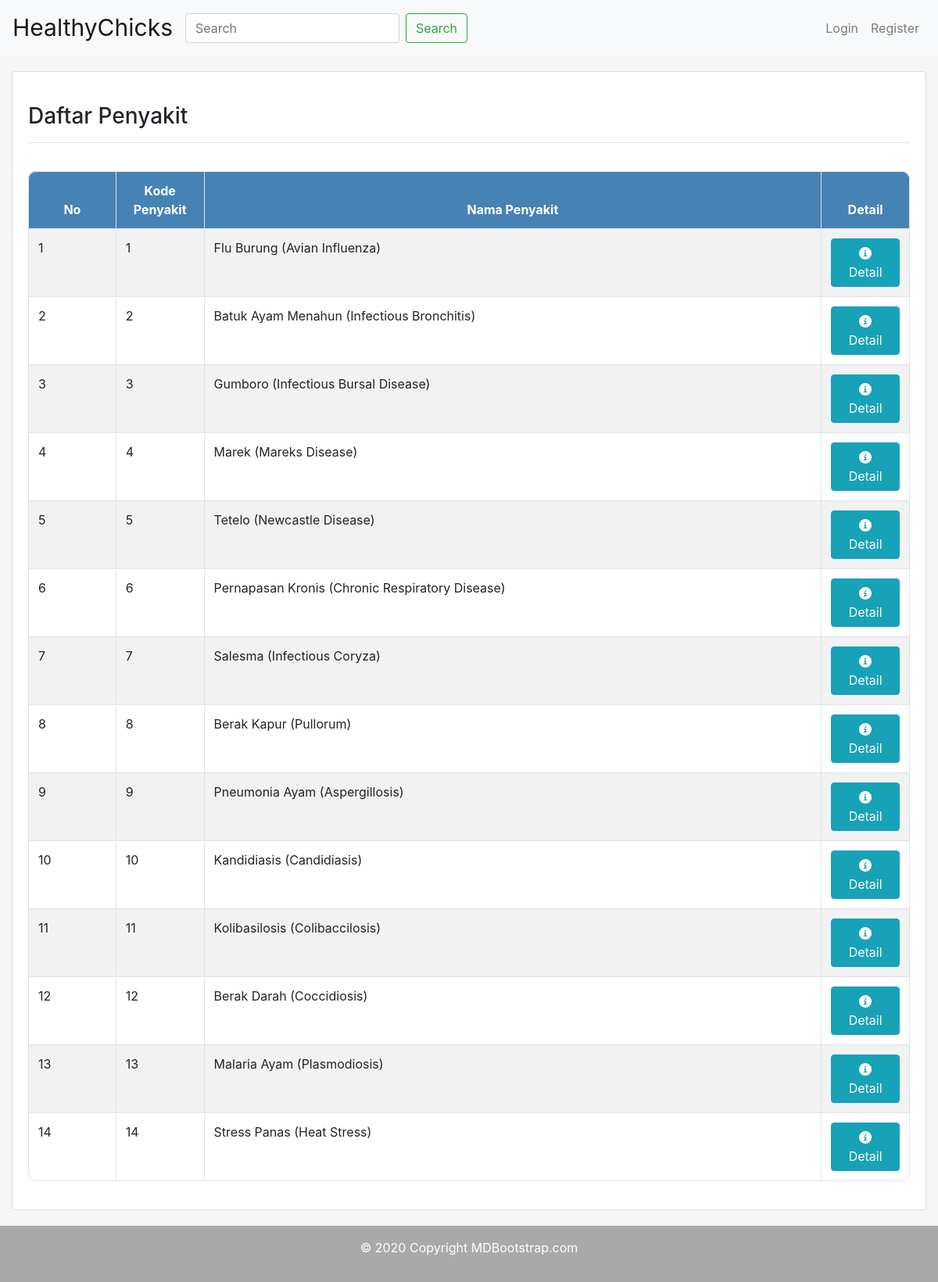
Screenshot of /penyakit.php with the database file from the repository.
### tables this page shows
CREATE TABLE `tb_penyakit` (
  `kd_penyakit` int(11) NOT NULL,
  `nama_penyakit` varchar(50) DEFAULT NULL
);

### penyakit.php (the view, shortened to what this page needs)
<!DOCTYPE html>
<html>
<head>
	<link rel="stylesheet" href="https://maxcdn.bootstrapcdn.com/bootstrap/4.4.1/css/bootstrap.min.css">
</head>
<body>
	<div class="main-bg">
		<nav class="navbar navbar-expand-md navbar-light bg-light">
        	<a class="navbar-brand" href="index.php">HealthyChicks</a>
	        <div class="collapse navbar-collapse" id="navbarNav">
	            <ul class="navbar-nav mr-auto">
	                <form class="form-inline my-2 my-lg-0">
				    	<input class="form-control mr-sm-2" type="search" placeholder="Search" aria-label="Search">
				    	<button class="btn btn-outline-success my-2 my-sm-0" type="submit">Search</button>
				    </form>
	            </ul>
	            <ul class="navbar-nav">
	                <li class="nav-item">
	                    <a class="nav-link" href="main/login_member.php">Login</a>
	                </li>
	                <li class="nav-item">
	                    <a class="nav-link" href="main/regis_member.php">Register</a>
	                </li>
	            </ul>
	        </div>
	    </nav>
    	<div class="col-md-12">
    		<div class="card">
    			<div class="card-body">
    				<div class="row">
    					<div class="col-md-12">
		                    <h3>Daftar Penyakit</h3>
		                    <hr>
		                </div>
    				</div>
    				<div class="row">
    					<div class="container-fluid">
    						<table class="table table-borderless table-striped table-hover">
							  <thead class="thead">
							    <tr>
							      <th scope="col" style="width: 10%;">No</th>
							      <th scope="col" style="width: 10%;">Kode Penyakit</th>
							      <th scope="col" style="width: 70%;">Nama Penyakit</th>
							      <th scope="col" style="width: 10%;">Detail</th>
							    </tr>
							  </thead>
							  <tbody>
							    <?php
								include "config.php";
								$no		= 1;
								$query	= mysqli_query($config, 'SELECT * FROM tb_penyakit');
					        		while ($data = mysqli_fetch_array($query)) {
					        			?>
					        				<tr>
					        					<td><?php echo $no++ ?></td>
					        					<td><?php echo $data['kd_penyakit']; ?></td>
					        					<td><?php echo $data['nama_penyakit']; ?></td>
					        					<td>
					        						<a href="penyakit_detail.php? kd_penyakit=<?php echo $data['kd_penyakit']; ?>" class="btn btn-info btn-block"><i class="fa-solid fa-circle-info"></i>     Detail</a>
					        					</td>
					        				</tr>
					        			<?php }
					        			?>
							  </tbody>
							</table>
    					</div>
    				</div>
    			</div>
    		</div>
    	</div>
		<footer class="page-footer font-small blue">
			<div class="footer-copyright text-center py-3">
				<p>© 2020 Copyright <a href="/"> MDBootstrap.com</a></p>
			</div>
		</footer>
	</div>
</body>
</html>

### penyakit.php (style rules this page uses)
html,body { height: 100%; }
.main-bg { background-color: whitesmoke; background-size: cover; background-position: center; height: 100%; width: 100%; display: table; vertical-align: middle; }
.navbar-brand { font-size: 30px; }
.col-md-12 { padding-top: 20px; padding-bottom: 20px; }
.table { border-collapse: separate !important; border-spacing: 0 !important; }
.table tr th, .table tr td { border-right: 1px solid #dee2e6 !important; border-bottom: 1px solid #dee2e6 !important; }
.table tr th:first-child, .table tr td:first-child { border-left: 1px solid #dee2e6 !important; }
.table tr th { border-top: 1px solid #dee2e6 !important; }
.table tr:first-child th:first-child { border-top-left-radius: 10px !important; }
.table tr:first-child th:last-child { border-top-right-radius: 10px !important; }
.table tr:last-child td:first-child { border-bottom-left-radius: 10px !important; }
.table tr:last-child td:last-child { border-bottom-right-radius: 10px !important; }
.thead { text-align: center; background-color: steelblue; color: white; }
.page-footer { background-color: darkgray; }
p,a { color: white; }

### rows the page displays
tb_penyakit: kd_penyakit "1", nama_penyakit "Flu Burung (Avian Influenza)"
tb_penyakit: kd_penyakit "2", nama_penyakit "Batuk Ayam Menahun (Infectious Bronchitis)"
tb_penyakit: kd_penyakit "3", nama_penyakit "Gumboro (Infectious Bursal Disease)"
tb_penyakit: kd_penyakit "4", nama_penyakit "Marek (Mareks Disease)"
tb_penyakit: kd_penyakit "5", nama_penyakit "Tetelo (Newcastle Disease)"
tb_penyakit: kd_penyakit "6", nama_penyakit "Pernapasan Kronis (Chronic Respiratory Disease)"
tb_penyakit: kd_penyakit "7", nama_penyakit "Salesma (Infectious Coryza)"
tb_penyakit: kd_penyakit "8", nama_penyakit "Berak Kapur (Pullorum)"
tb_penyakit: kd_penyakit "9", nama_penyakit "Pneumonia Ayam (Aspergillosis)"
tb_penyakit: kd_penyakit "10", nama_penyakit "Kandidiasis (Candidiasis)"
tb_penyakit: kd_penyakit "11", nama_penyakit "Kolibasilosis (Colibaccilosis)"
tb_penyakit: kd_penyakit "12", nama_penyakit "Berak Darah (Coccidiosis)"
tb_penyakit: kd_penyakit "13", nama_penyakit "Malaria Ayam (Plasmodiosis)"
tb_penyakit: kd_penyakit "14", nama_penyakit "Stress Panas (Heat Stress)"
